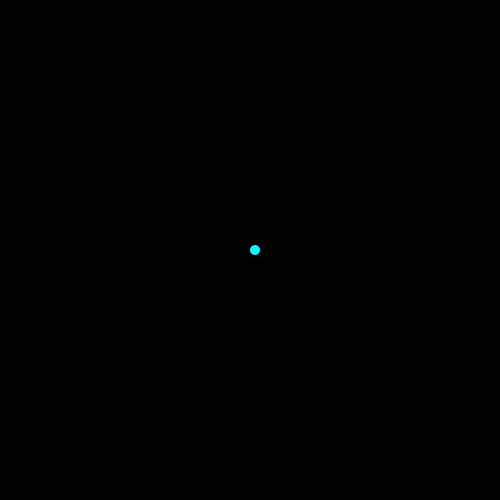
Frame 1 (no input)
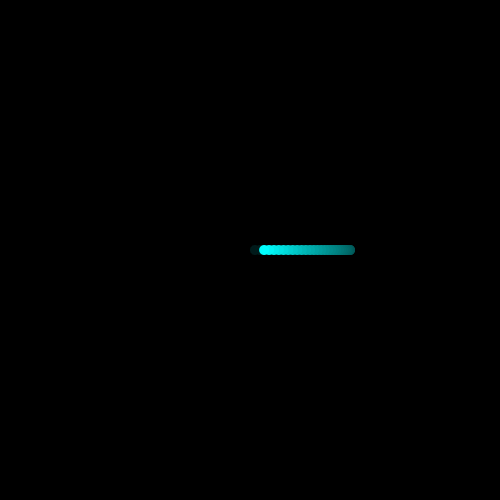
Frame 60 (the mouse pressed at the canvas centre just before this capture)
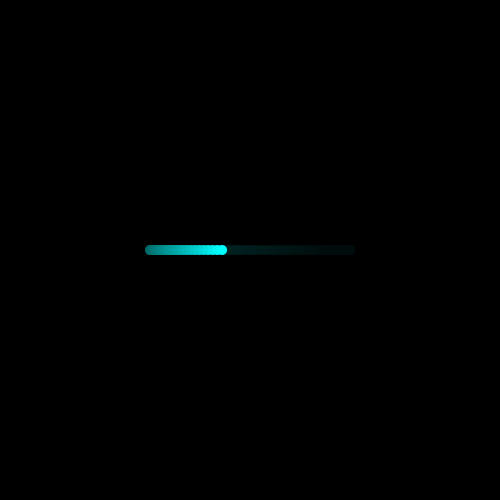
Frame 120 (the mouse held since frame 60 and released just before this capture)

The Processing sketch that drew these frames (run headless with seeded random() and noise(); from frame 60 on, the mouse is pressed at the canvas centre):

// Processing sketch: day4_06b_time_Oscillate
// ── day4_06b_time_Oscillate.pde
//MAKE A WAVE
//using sin(frameCount);

float r = 100;
float speed = 0.05;

void setup() {
  size(500,500);
  background(0);
  smooth();
}

void draw() {
  fill(0,10);
  rect(0,0,width,height);
  
  float x = r * sin(frameCount * speed);
//  we dont need a new Y variable because we're not changing its position
  
  fill(0,255,255);
  noStroke();
  ellipse(x+width/2, height/2, 10, 10);
  
}
